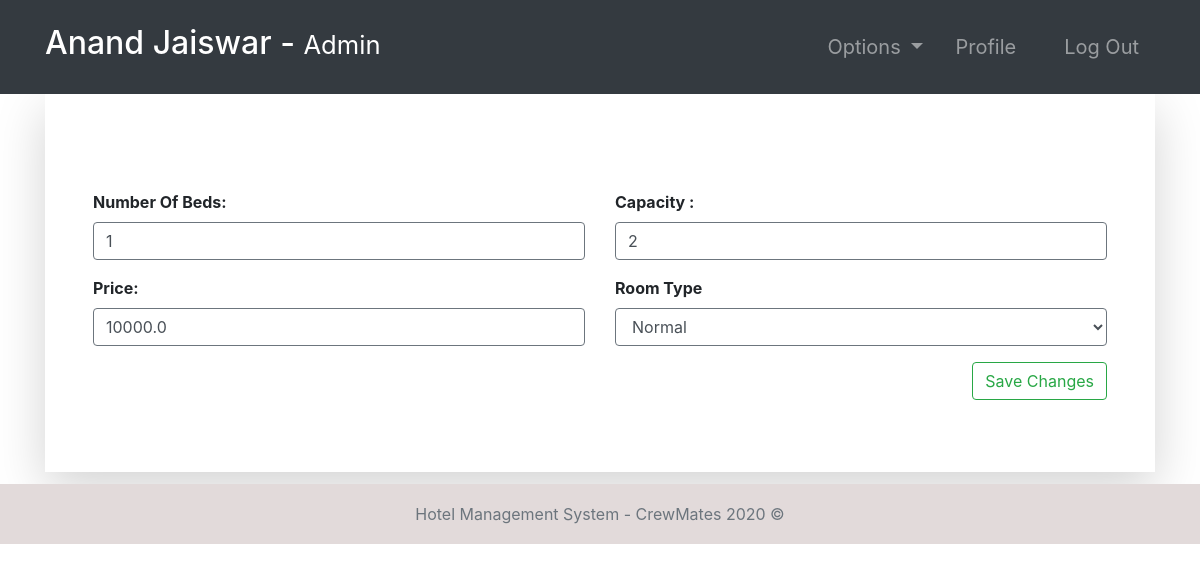
The page /room-edit/1/ (signed in) on the database its author committed.
### room/models.py (models this page shows, shortened)
class Room(models.Model):
    ROOM_TYPES = (
        ('King', 'King'),
        ('Luxury', 'Luxury'),
        ('Normal', 'Normal'),
        ('Economic', 'Economic'),
    )
    number = models.IntegerField(primary_key=True)
    capacity = models.SmallIntegerField()
    numberOfBeds = models.SmallIntegerField()
    roomType = models.CharField(max_length=20, choices=ROOM_TYPES)
    price = models.FloatField()
    statusStartDate = models.DateField(null=True)
    statusEndDate = models.DateField(null=True)

### room/views.py (the view)
# urls.py: path('room-edit/<str:pk>/', room_edit, name="room-edit"),
@login_required(login_url='login')
def room_edit(request, pk):
    role = str(request.user.groups.all()[0])
    path = role + "/"
    room = Room.objects.get(number=pk)
    form1 = editRoom(instance=room)
    context = {
        "role": role,
        "room": room,
        "form1": form1
    }
    if request.method == 'POST':
        form1 = editRoom(request.POST, instance=room)
        if form1.is_valid():
            form1.save()
            return redirect("room-profile", id=room.number)
    return render(request, path + "room-edit.html", context)

### room/forms.py
class editRoom(ModelForm):
    class Meta:
        model = Room
        fields = ["capacity", "numberOfBeds", "roomType", "price"]

### Templates/admin/room-edit.html
{% extends '../index.html' %}
{% block context %}
{% include '../common_pages/room-edit.html' %}
{% endblock %}

### Templates/incs/nav.html (shortened to what this page needs)
<nav class="navbar navbar-dark bg-dark navbar-expand-lg py-3 " role="navigation">
    <div class="container">
        <a href="" class="navbar-brand">
            <h2 class="text-capitalize">
                {{ request.user.first_name }} {{ request.user.last_name }} -
                <small>
                    {{ role }}
                </small>
            </h2>
        </a>
        <div class="collapse navbar-collapse" id="navbarTags">
            <ul class="navbar-nav ml-auto">
                <li class="nav-item dropdown p-2">
                    <a class="nav-link dropdown-toggle" href="#" id="navbarDropdown" role="button"
                        data-toggle="dropdown" aria-haspopup="true" aria-expanded="false">
                        Options
                    </a>
                </li>
                <li class="nav-item mr-3 p-2">
                    {% if role == 'staff' or role == 'receptionist' or role == 'admin' or role == 'manager' %}
                    <a href="{% url 'employee-profile' user.id %}" class="nav-link">Profile</a>
                    {% endif %}
                </li>
                <li class="nav-item p-2 ">
                    <a href="{% url 'logout' %}" class="nav-link">Log Out</a>
                </li>
            </ul>
        </div>
    </div>
</nav>

### Templates/common_pages/room-edit.html (shortened to what this page needs)
<div class="container">
    <div class="shadow-lg p-5">
        <form action="" method="POST">
            <div class="row mt-5">
                <div class="col-6">
                    <div class="form-group">
                        <label for="item-quantity"><b>Number Of Beds: </b></label>
                        <input type="number" min="0" class="form-control border border-secondary"
                            value="{{room.numberOfBeds}}" id="id_numberOfBeds" name="numberOfBeds">
                    </div>
                    <div class="form-group">
                        <label for="item-quantity"><b>Price: </b></label>
                        <input type="number" min="0" step="0.01" class="form-control border border-secondary"
                            value="{{room.price}}" id="id_price" name="price">
                    </div>
                </div>
                <div class="col-6">
                    <div class="form-group ">
                        <label for="item-type"><b>Capacity : </b></label>
                        <input type="number" min="1" class="form-control border border-secondary"
                            value="{{room.capacity}}" id="id_capacity" name="capacity">
                    </div>
                    <div class="form-group">
                        <label for="item-quantity"><b>Room Type</b></label>
                        <select name="roomType" required="" id="id_roomType"
                            class="form-control border border-secondary">
                            <option value="Normal" {% if room.roomType == 'Normal' %} selected {% endif %}>Normal
                            </option>
                        </select>
                    </div>
                    <button type="submit" name="submit" class="btn btn-outline-success float-right">Save
                        Changes</button>
                </div>
            </div>
        </form>
        <br>
    </div>
</div>

### static/css/main.css (style rules this page uses)
* { margin: 0; padding: 0; -webkit-font-smoothing: antialiased; }
body { position: relative; }
nav .nav-item { font-size: 20px; }

### rows shown on the page
Room: numberOfBeds "1", price "10000.0", capacity "2", roomType "Normal"

### other values the page prints
{{ request.user.first_name }} "Anand"
{{ request.user.last_name }} "Jaiswar"
{{ role }} "Admin"
